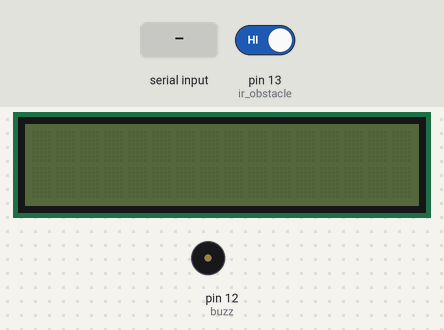
Recording of a program running on a simulated Raspberry Pi (header pin numbers). Shown: 16×2 character LCD, buzzer (waves = sounding, pin HIGH). Inputs (shaded band) come from the test bench; at power-on: pin 13 (ir_obstacle) HIGH. Library files of the repository ran but are not shown: LCD1602.py; pins used as bus, display or sensor lines are not drawn; what the program prints to the terminal is not drawn.

Above: at 1.2 s.
1.3 s: "S" typed at the terminal, then Enter
At 2.6 s:
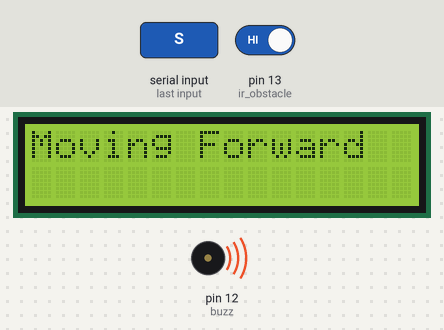
2.9 s: pin 13 (ir_obstacle) driven LOW
At 3.5 s:
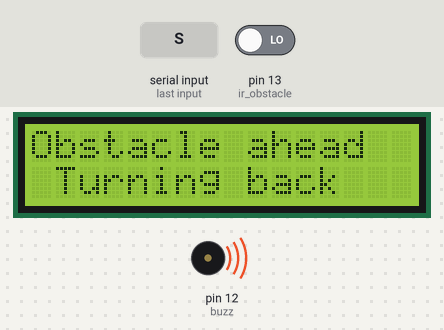
4.6 s: pin 13 (ir_obstacle) driven HIGH
At 4.73 s:
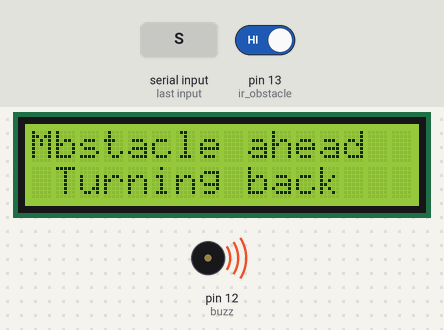
Timing chart, 0 to 7.6 s (numbered marks = the images above; inputs shaded):
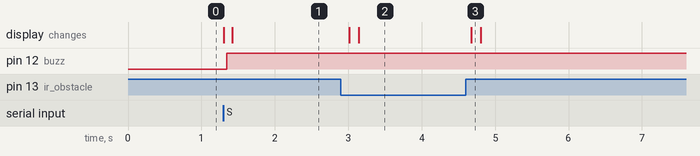

The program:

smart_car_code.py
```python
import RPi.GPIO as GPIO
import LCD1602 as LCD
from time import sleep

buzz = 12
ir_obstacle = 13
btn = 11
srv = 16

def setup():
    GPIO.setmode(GPIO.BOARD)
    LCD.init(0x27,1)


def start():
    GPIO.setup(buzz,GPIO.OUT)
    GPIO.setup(ir_obstacle,GPIO.IN,pull_up_down=GPIO.PUD_UP)
    GPIO.setup(btn,GPIO.IN,pull_up_down=GPIO.PUD_UP)
    GPIO.setup(srv,GPIO.OUT)
    GPIO.output(buzz,True)
    servo = GPIO.PWM(srv,50)
    servo.start(0)
    if GPIO.input(ir_obstacle) != 0:
        LCD.write(0,0,'Moving Forward')
        LCD.write(1,1,'            ')
        servo.ChangeDutyCycle(14)
        sleep(.1)
        servo.ChangeDutyCycle(0)
    if GPIO.input(ir_obstacle) == 0:
        LCD.write(0,0,'Obstacle ahead')
        LCD.write(1,1,'Turning back')
        servo.ChangeDutyCycle(50)
        sleep(.1)
        servo.ChangeDutyCycle(0)


def loop():
    while(True):
        start()


if __name__ == '__main__':
    try:
        command = input('Press S to start the Smart Car: ')
        if command.upper() == 'S':
            setup()
            loop()
        else:
            exit()
    except KeyboardInterrupt:
        print('User Interrupted: (Pressed "Ctl + C") ')
        servo.stop()
        LCD.clear()
        GPIO.cleanup()
                  
```

Measured:
- after the input at 1.3 s, pin 12 (buzz): LOW → HIGH after 0.05 s; the display: first changes at once (image 1 shows a later state)
- after the input at 2.9 s, the display: first changes after 0.12 s (image 2 shows a later state)
- after the input at 4.6 s, the display: changes after 0.08 s (image 3)
